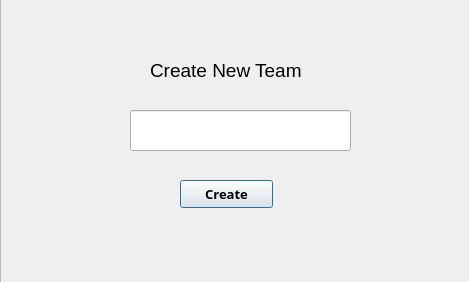
<?xml version="1.0" encoding="UTF-8"?>
<ui version="4.0">
 <class>Dialog</class>
 <widget class="QDialog" name="Dialog">
  <property name="geometry">
   <rect>
    <x>0</x>
    <y>0</y>
    <width>469</width>
    <height>282</height>
   </rect>
  </property>
  <property name="windowTitle">
   <string>new_team</string>
  </property>
  <widget class="QFrame" name="frame">
   <property name="geometry">
    <rect>
     <x>0</x>
     <y>-20</y>
     <width>471</width>
     <height>311</height>
    </rect>
   </property>
   <property name="frameShape">
    <enum>QFrame::StyledPanel</enum>
   </property>
   <property name="frameShadow">
    <enum>QFrame::Raised</enum>
   </property>
   <widget class="QLabel" name="label">
    <property name="geometry">
     <rect>
      <x>150</x>
      <y>70</y>
      <width>210</width>
      <height>41</height>
     </rect>
    </property>
    <property name="font">
     <font>
      <family>Ubuntu</family>
      <pointsize>14</pointsize>
      <weight>50</weight>
      <italic>false</italic>
      <bold>false</bold>
     </font>
    </property>
    <property name="text">
     <string>Create New Team</string>
    </property>
   </widget>
   <widget class="QLineEdit" name="team_name">
    <property name="geometry">
     <rect>
      <x>130</x>
      <y>130</y>
      <width>221</width>
      <height>41</height>
     </rect>
    </property>
    <property name="placeholderText">
     <string/>
    </property>
   </widget>
   <widget class="QPushButton" name="savename">
    <property name="geometry">
     <rect>
      <x>180</x>
      <y>200</y>
      <width>93</width>
      <height>28</height>
     </rect>
    </property>
    <property name="font">
     <font>
      <family>Segoe Script</family>
      <pointsize>10</pointsize>
      <weight>75</weight>
      <bold>true</bold>
     </font>
    </property>
    <property name="text">
     <string>Create</string>
    </property>
    <property name="shortcut">
     <string>Return</string>
    </property>
   </widget>
  </widget>
 </widget>
 <resources/>
 <connections/>
</ui>
